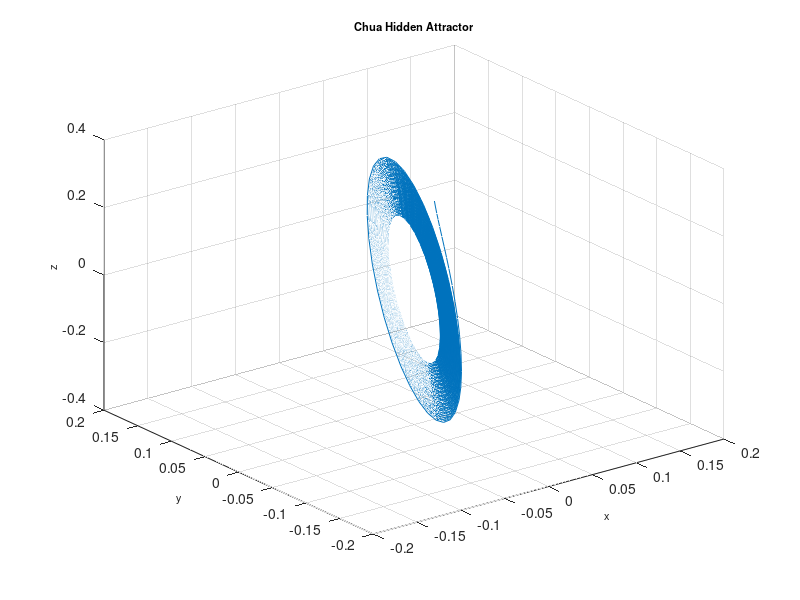

MATLAB code for this plot:
function ChuaH
%==========================================================================
% Matlab program to plot a phase portrait of the 3D chaotic system
%==========================================================================
clear
clc
clf
%==================== Parameters ==========================================
a = 8.45; b=12.08; d=-0.17; e=-1.14;
%===================== Initial conditions =================================
initial=[0.1, 0.1, 0.1]; 
% =============== Solves ODEs =============================================
deq1=@(t,x) [a*(x(2)-x(1)-(e*x(1)+(1/2)*(d-e)*(abs(x(1)+1)-abs(x(1)-1))));...
    x(1)-x(2)+x(3); -b*x(2)];
[~,sol] = ode45(deq1,[0, 150],initial);
%============= Runs simulation ============================================
    plot3(sol(:,1),sol(:,2),sol(:,3)),grid
    title('Chua Hidden Attractor','fontsize',8)
    xlabel('x','fontsize',8)
    ylabel('y','fontsize',8)
    zlabel('z','fontsize',8)
%================= End of program =========================================
